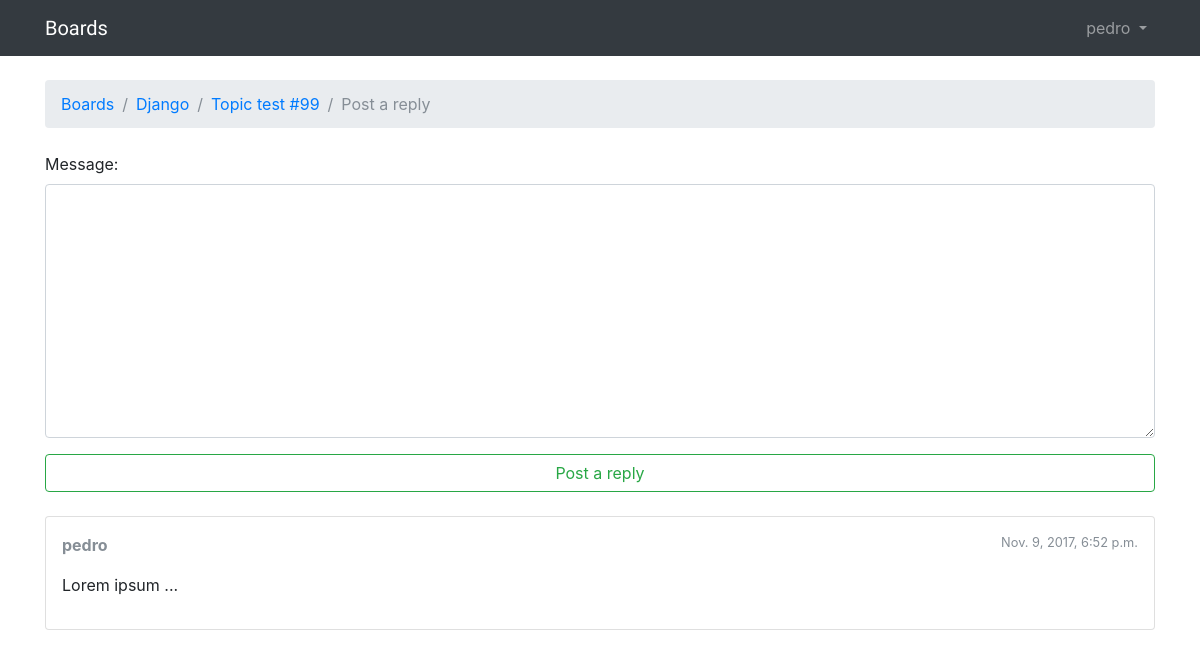
/boards/1/topics/105/reply/ (signed in), run on an earlier commit of the app's database.
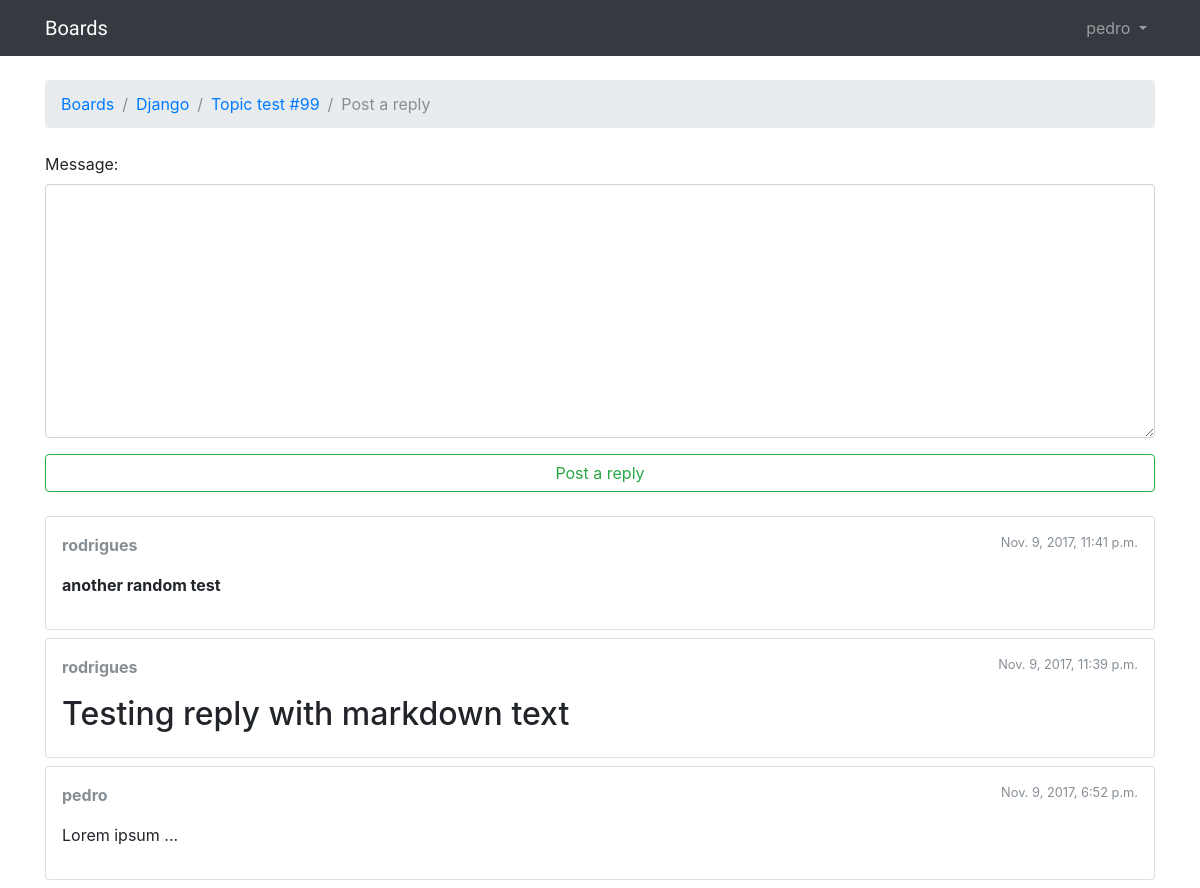
And on a later commit of the database.
### boards/models.py (models this page shows, shortened)
class Post(models.Model):
    message = models.TextField(max_length=4000)
    topic = models.ForeignKey(Topic, related_name='posts')
    created_at = models.DateTimeField(auto_now_add=True)
    updated_at = models.DateTimeField(null=True)
    created_by = models.ForeignKey(User, related_name='posts')
    updated_by = models.ForeignKey(User, null=True, related_name='+')
    def get_msg_as_markdown(self):
        return mark_safe(markdown(self.message, safe_mode='escape'))

### boards/views.py (the view)
# urls.py: url(r'^boards/(?P<pk>\d+)/topics/(?P<topic_pk>\d+)/reply/$', boards_views.reply_topic, name='reply_topic'),
@login_required
def reply_topic(request, pk, topic_pk):
    topic = get_object_or_404(Topic, board__pk=pk, pk=topic_pk)
    if request.method == 'POST':
        form = PostForm(request.POST)
        if form.is_valid():
            post = form.save(commit=False)
            post.topic = topic
            post.created_by = request.user
            post.save()
            topic.last_updated = timezone.now()
            topic.save()
            topic_url = reverse('topic_posts', kwargs={'pk': pk, 'topic_pk': topic_pk})
            topic_post_url = '{url}?page={page}#{id}'.format(
                url=topic_url,
                id=post.pk,
                page=topic.get_page_count()
            )
            return redirect(topic_post_url)
    else:
        form = PostForm()
    return render(request, 'reply_topic.html', {'topic': topic, 'form': form})

### boards/forms.py
class PostForm(forms.ModelForm):
    class Meta:
        model = Post
        fields = ['message']

### boards/models.py (called while the page is built)
    def get_last_ten_posts(self):
        return self.posts.order_by('-created_at')[:10]

### boards/templatetags/form_tags.py (called while the page is built)
@register.filter
def input_class(bound_field):
    css_class = ''
    if bound_field.form.is_bound:
        if bound_field.errors:
            css_class = 'is-invalid'
        elif field_type(bound_field) != 'PasswordInput':
            css_class = 'is-valid'
    return 'form-control {}'.format(css_class)

### templates/reply_topic.html (shortened to what this page needs)
{% extends 'base.html' %}
{% load static %}
{% block stylesheet %}
  <link rel="stylesheet" href="https://cdn.jsdelivr.net/simplemde/latest/simplemde.min.css">
{% endblock stylesheet %}
{% block breadcrumb %}
  <li class="breadcrumb-item"><a href="{% url 'home' %}">Boards</a></li>
  <li class="breadcrumb-item"><a href="{% url 'board_topics' topic.board.pk %}">{{ topic.board.name }}</a></li>
  <li class="breadcrumb-item"><a href="{% url 'topic_posts' topic.board.pk topic.pk %}">{{ topic.subject }}</a></li>
  <li class="breadcrumb-item active">Post a reply</li>
{% endblock %}
{% block content %}
  <form method="post" class="mb-4" novalidate>
    {% include 'includes/form.html' %}
    <button type="submit" class="btn btn-outline-success btn-block">Post a reply</button>
  </form>
  {% for post in topic.get_last_ten_posts %}
    <div class="card mb-2">
      <div class="card-body p-3">
        <div class="row mb-3">
          <div class="col-6">
            <strong class="text-muted">{{ post.created_by.username }}</strong>
          </div>
          <div class="col-6 text-right">
            <small class="text-muted">{{ post.created_at }}</small>
          </div>
        </div>
        {{ post.get_msg_as_markdown }}
      </div>
    </div>
  {% endfor %}
{% endblock %}

What changed in the data, as far as the page shows it:
added Post: created_by.username "rodrigues", created_at "Nov. 9, 2017, 11:41 p.m.", get_msg_as_markdown "another random test"
added Post: created_by.username "rodrigues", created_at "Nov. 9, 2017, 11:39 p.m.", get_msg_as_markdown "Testing reply with markdown text"
